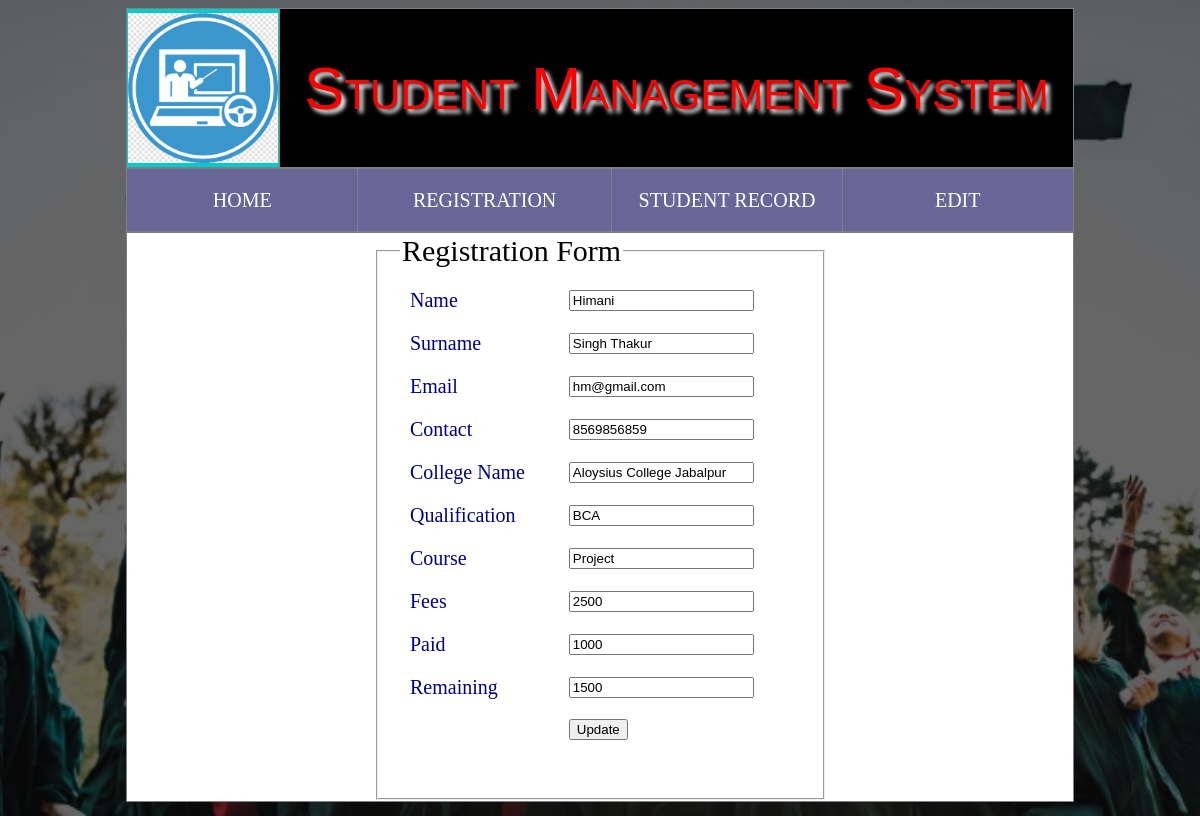
Page /update.php?rid=3 on the committed database.
### tables this page shows
CREATE TABLE IF NOT EXISTS `reg` (
  `rid` int(11) NOT NULL AUTO_INCREMENT,
  `name` varchar(500) NOT NULL,
  `sname` varchar(500) NOT NULL,
  `email` varchar(500) NOT NULL,
  `con` varchar(500) NOT NULL,
  `cname` varchar(500) NOT NULL,
  `qal` varchar(500) NOT NULL,
  `course` varchar(500) NOT NULL,
  `fees` varchar(500) NOT NULL,
  `paid` varchar(500) NOT NULL,
  `remain` varchar(500) NOT NULL,
  PRIMARY KEY (`rid`)
);

### update.php (the view, shortened to what this page needs)
<?php
include("connect.php");
$rid=$_REQUEST['rid'];
$qry="select * from reg where rid='$rid'";
$sql=mysqli_query($con,$qry);
$row=mysqli_fetch_array($sql);
?>
<html>
<head>
</head>
<body>
<table border="1" width="80%" align="center" height="20%">
<tr>
<td width="10%" bgcolor="#00CCCC">
<img src="image/logo3.jpg" width="150px" height="150px" />
</td>
<td bgcolor="#000000" style="font-size:60px;color:red;font-variant:small-caps;font-family:arial;text-shadow:4px 4px 4px white" align="center">
Student Management System
</td>
</tr>
</table>
<table border="1" id="menu" width="80%" align="center" height="8%">
<tr>
<td><a href="index.php">HOME</a></td>
<td><a href="reg.php">REGISTRATION</a></td>
<td><a href="view.php">STUDENT RECORD</a></td>
<td><a href="viewdel.php">EDIT</a></td>
</tr>
</table>
<table border="1" bgcolor="white" width="80%" align="center" height="8%">
<tr>
<td>
<center>
<fieldset style="width:400px;font-size:30px" >
<legend>Registration Form</legend>
<form action="" method="post" oninput="txtr.value=parseInt(txtf.value)-parseInt(txtp.value)" enctype="multipart/form-data">
<table border="0" align="center" width="400px" cellpadding="10" style="color:navy;font-size:20px;">
<tr><td>Name</td><td><input type="text"  name="txtn" value="<?php echo $row['name']; ?>" required/></td></tr>
<tr><td>Surname</td><td><input type="text" name="txtsn" value="<?php echo $row['sname']; ?>" required/></td></tr>
<tr><td>Email</td><td><input type="email" name="txte" value="<?php echo $row['email']; ?>" required/></td></tr>
<tr><td>Contact</td><td><input type="text"  name="txtc" value="<?php echo $row['con']; ?>" required/></td></tr>
<tr><td>College Name</td><td><input type="text"  name="txtcn" value="<?php echo $row['cname']; ?>" required/></td></tr>
<tr><td>Qualification</td><td><input type="text" name="txtq" value="<?php echo $row['qal']; ?>" required/></td></tr>
<tr><td>Course</td><td><input type="text"  name="txtco" value="<?php echo $row['course']; ?>" required/></td></tr>
<tr><td>Fees</td><td><input type="text"  name="txtf" value="<?php echo $row['fees']; ?>" required/></td></tr>
<tr><td>Paid</td><td><input type="text" value="<?php echo $row['paid']; ?>" name="txtp"/></td></tr>
<tr><td>Remaining</td><td><input type="text"  name="txtr" value="<?php echo $row['remain']; ?>" required/></td></tr>
<tr><td></td><td><input type="submit" value="Update" name="btn"/></td>
</tr>
</table>
</form>
</fieldset>
</center>
</td>
</tr>
</table>
</body>
</html>

### update.php (style rules this page uses)
table { border-collapse:collapse; }
BODY { background-color:#666633; }
a { color:white; text-decoration:none; }
body { background-image:linear-gradient(rgba(0,0,0,0.6),rgba(0,0,0,0.6)),url('./image/new.jpg'); height:100vh; background-size: cover; background-position: center; }
#menu td { width:13%; text-align:center; background-color:#666699; color:white; font-size:20px; }

### rows in the picture
reg: txtn "Himani", txtsn "Singh Thakur", txte "hm@gmail.com", txtc "8569856859", txtcn "Aloysius College Jabalpur", txtq "BCA", txtco "Project", txtf "2500", txtp "1000", txtr "1500"
